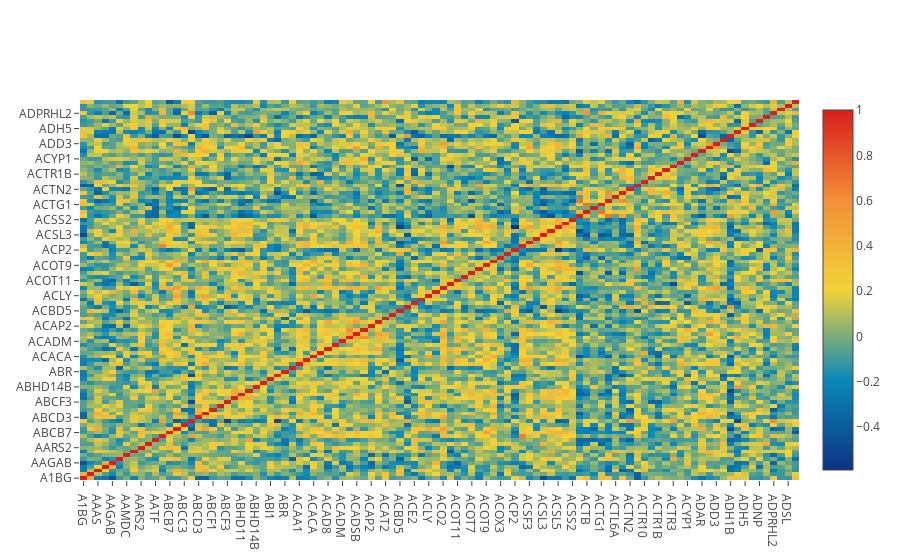

This figure's notebook cell:
### Code cell
tt = plot.myPlot(ss)
tt.heat_plot(color='Portland')

### Figure 1 — Plotly figure (JSON) as saved in the notebook; plotly's stock layout.template omitted (floating-point values rounded to 4 significant figures; data arrays with more than 128 entries replaced by an {"elided": "..."} marker saying what was removed)
{"data": [{"colorscale": "Portland", "type": "heatmap", "uid": "ba9c88d2-d78b-11e8-a296-a81e84e6c740", "x": ["A1BG", "A2M", "AAAS", "AACS", "AAGAB", "AAK1", "AAMDC", "AARS", "AARS2", "AASDHPPT", "AATF", "ABAT", "ABCB7", "ABCC1", "ABCC3", "ABCD1", "ABCD3", "ABCE1", "ABCF1", "ABCF2", "ABCF3", "ABHD10", "ABHD11", "ABHD12", "ABHD14B", "ABHD16A", "ABI1", "ABLIM1", "ABR", "ABRACL", "ACAA1", "ACAA2", "ACACA", "ACAD10", "ACAD8", "ACAD9", "ACADM", "ACADS", "ACADSB", "ACADVL", "ACAP2", "ACAT1", "ACAT2", "ACBD3", "ACBD5", "ACE", "ACE2", "ACIN1", "ACLY", "ACO1", "ACO2", "ACOT1", "ACOT11", "ACOT13", "ACOT7", "ACOT8", "ACOT9", "ACOX1", "ACOX3", "ACP1", "ACP2", "ACSF2", "ACSF3", "ACSL1", "ACSL3", "ACSL4", "ACSL5", "ACSS1", "ACSS2", "ACTA2", "ACTB", "ACTBL2", "ACTG1", "ACTG2", "ACTL6A", "ACTN1", "ACTN2", "ACTN4", "ACTR10", "ACTR1A", "ACTR1B", "ACTR2", "ACTR3", "ACY1", "ACYP1", "ADAM10", "ADAR", "ADD1", "ADD3", "ADGRE5", "ADH1B", "ADH1C", "ADH5", "ADK", "ADNP", "ADPGK", "ADPRHL2", "ADRM1", "ADSL", "ADSS"], "y": ["A1BG", "A2M", "AAAS", "AACS", "AAGAB", "AAK1", "AAMDC", "AARS", "AARS2", "AASDHPPT", "AATF", "ABAT", "ABCB7", "ABCC1", "ABCC3", "ABCD1", "ABCD3", "ABCE1", "ABCF1", "ABCF2", "ABCF3", "ABHD10", "ABHD11", "ABHD12", "ABHD14B", "ABHD16A", "ABI1", "ABLIM1", "ABR", "ABRACL", "ACAA1", "ACAA2", "ACACA", "ACAD10", "ACAD8", "ACAD9", "ACADM", "ACADS", "ACADSB", "ACADVL", "ACAP2", "ACAT1", "ACAT2", "ACBD3", "ACBD5", "ACE", "ACE2", "ACIN1", "ACLY", "ACO1", "ACO2", "ACOT1", "ACOT11", "ACOT13", "ACOT7", "ACOT8", "ACOT9", "ACOX1", "ACOX3", "ACP1", "ACP2", "ACSF2", "ACSF3", "ACSL1", "ACSL3", "ACSL4", "ACSL5", "ACSS1", "ACSS2", "ACTA2", "ACTB", "ACTBL2", "ACTG1", "ACTG2", "ACTL6A", "ACTN1", "ACTN2", "ACTN4", "ACTR10", "ACTR1A", "ACTR1B", "ACTR2", "ACTR3", "ACY1", "ACYP1", "ADAM10", "ADAR", "ADD1", "ADD3", "ADGRE5", "ADH1B", "ADH1C", "ADH5", "ADK", "ADNP", "ADPGK", "ADPRHL2", "ADRM1", "ADSL", "ADSS"], "z": {"elided": "100x100 float values"}}], "layout": {}}
